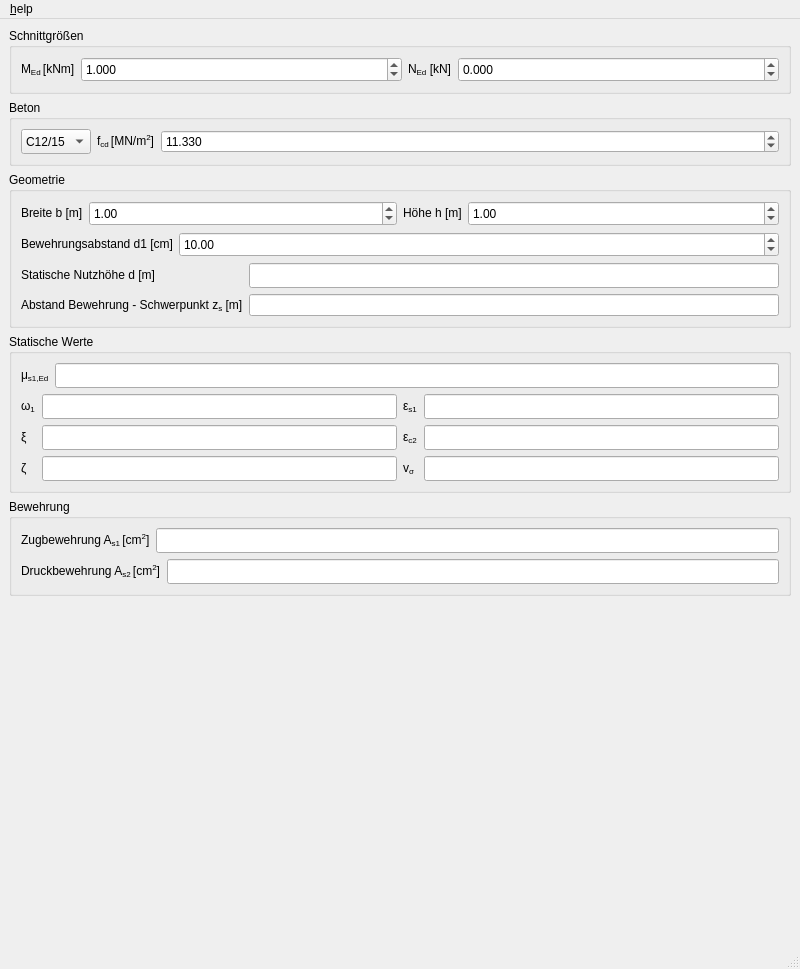
<?xml version="1.0" encoding="UTF-8"?>
<ui version="4.0">
 <class>MainWindow</class>
 <widget class="QMainWindow" name="MainWindow">
  <property name="geometry">
   <rect>
    <x>0</x>
    <y>0</y>
    <width>800</width>
    <height>969</height>
   </rect>
  </property>
  <property name="windowTitle">
   <string>Omega</string>
  </property>
  <property name="windowIcon">
   <iconset>
    <normaloff>omega.ico</normaloff>omega.ico</iconset>
  </property>
  <widget class="QWidget" name="centralwidget">
   <layout class="QHBoxLayout" name="horizontalLayout">
    <item>
     <layout class="QVBoxLayout" name="verticalLayout_2">
      <item>
       <widget class="QGroupBox" name="groupBox_2">
        <property name="styleSheet">
         <string notr="true"/>
        </property>
        <property name="title">
         <string>Schnittgrößen</string>
        </property>
        <property name="flat">
         <bool>false</bool>
        </property>
        <property name="checkable">
         <bool>false</bool>
        </property>
        <layout class="QHBoxLayout" name="horizontalLayout_5">
         <item>
          <layout class="QHBoxLayout" name="horizontalLayout_6">
           <item>
            <widget class="QLabel" name="label_8">
             <property name="toolTip">
              <string>&lt;html&gt;&lt;head/&gt;&lt;body&gt;&lt;p&gt;Bemessungsmoment M&lt;span style=&quot; vertical-align:sub;&quot;&gt;Ed&lt;/span&gt;&lt;/p&gt;&lt;/body&gt;&lt;/html&gt;</string>
             </property>
             <property name="text">
              <string>&lt;html&gt;&lt;head/&gt;&lt;body&gt;&lt;p&gt;M&lt;span style=&quot; vertical-align:sub;&quot;&gt;Ed &lt;/span&gt;[kNm]&lt;/p&gt;&lt;/body&gt;&lt;/html&gt;</string>
             </property>
            </widget>
           </item>
           <item>
            <widget class="QDoubleSpinBox" name="medSpinBox">
             <property name="sizePolicy">
              <sizepolicy hsizetype="Expanding" vsizetype="Fixed">
               <horstretch>0</horstretch>
               <verstretch>0</verstretch>
              </sizepolicy>
             </property>
             <property name="minimumSize">
              <size>
               <width>0</width>
               <height>25</height>
              </size>
             </property>
             <property name="maximumSize">
              <size>
               <width>16777215</width>
               <height>25</height>
              </size>
             </property>
             <property name="decimals">
              <number>3</number>
             </property>
             <property name="maximum">
              <double>99999999.000000000000000</double>
             </property>
             <property name="value">
              <double>1.000000000000000</double>
             </property>
            </widget>
           </item>
           <item>
            <widget class="QLabel" name="label_9">
             <property name="text">
              <string>&lt;html&gt;&lt;head/&gt;&lt;body&gt;&lt;p&gt;N&lt;span style=&quot; vertical-align:sub;&quot;&gt;Ed&lt;/span&gt; [kN]&lt;/p&gt;&lt;/body&gt;&lt;/html&gt;</string>
             </property>
            </widget>
           </item>
           <item>
            <widget class="QDoubleSpinBox" name="nedSpinBox">
             <property name="sizePolicy">
              <sizepolicy hsizetype="Expanding" vsizetype="Fixed">
               <horstretch>0</horstretch>
               <verstretch>0</verstretch>
              </sizepolicy>
             </property>
             <property name="minimumSize">
              <size>
               <width>0</width>
               <height>25</height>
              </size>
             </property>
             <property name="maximumSize">
              <size>
               <width>16777215</width>
               <height>25</height>
              </size>
             </property>
             <property name="decimals">
              <number>3</number>
             </property>
             <property name="minimum">
              <double>-999999990.000000000000000</double>
             </property>
             <property name="maximum">
              <double>99999999.000000000000000</double>
             </property>
             <property name="value">
              <double>0.000000000000000</double>
             </property>
            </widget>
           </item>
          </layout>
         </item>
        </layout>
       </widget>
      </item>
      <item>
       <widget class="QGroupBox" name="groupBox_3">
        <property name="title">
         <string>Beton</string>
        </property>
        <layout class="QVBoxLayout" name="verticalLayout_6">
         <item>
          <layout class="QHBoxLayout" name="horizontalLayout_7">
           <item>
            <widget class="QComboBox" name="concreteCombo">
             <property name="minimumSize">
              <size>
               <width>0</width>
               <height>25</height>
              </size>
             </property>
             <property name="maximumSize">
              <size>
               <width>16777215</width>
               <height>25</height>
              </size>
             </property>
             <item>
              <property name="text">
               <string>C12/15</string>
              </property>
             </item>
             <item>
              <property name="text">
               <string>C16/20</string>
              </property>
             </item>
             <item>
              <property name="text">
               <string>C20/25</string>
              </property>
             </item>
             <item>
              <property name="text">
               <string>C25/30</string>
              </property>
             </item>
             <item>
              <property name="text">
               <string>C30/37</string>
              </property>
             </item>
             <item>
              <property name="text">
               <string>C35/45</string>
              </property>
             </item>
             <item>
              <property name="text">
               <string>C40/50</string>
              </property>
             </item>
             <item>
              <property name="text">
               <string>C45/55</string>
              </property>
             </item>
             <item>
              <property name="text">
               <string>C50/60</string>
              </property>
             </item>
            </widget>
           </item>
           <item>
            <widget class="QLabel" name="label_11">
             <property name="text">
              <string>&lt;html&gt;&lt;head/&gt;&lt;body&gt;&lt;p&gt;f&lt;span style=&quot; vertical-align:sub;&quot;&gt;cd &lt;/span&gt;[MN/m&lt;span style=&quot; vertical-align:super;&quot;&gt;2&lt;/span&gt;]&lt;/p&gt;&lt;/body&gt;&lt;/html&gt;</string>
             </property>
            </widget>
           </item>
           <item>
            <widget class="QDoubleSpinBox" name="fcdSpinBox">
             <property name="sizePolicy">
              <sizepolicy hsizetype="Expanding" vsizetype="Fixed">
               <horstretch>0</horstretch>
               <verstretch>0</verstretch>
              </sizepolicy>
             </property>
             <property name="decimals">
              <number>3</number>
             </property>
             <property name="maximum">
              <double>9999999.990000000223517</double>
             </property>
             <property name="value">
              <double>11.330000000000000</double>
             </property>
            </widget>
           </item>
          </layout>
         </item>
        </layout>
       </widget>
      </item>
      <item>
       <widget class="QGroupBox" name="groupBox_4">
        <property name="title">
         <string>Geometrie</string>
        </property>
        <layout class="QHBoxLayout" name="horizontalLayout_13">
         <item>
          <layout class="QVBoxLayout" name="verticalLayout_7">
           <item>
            <layout class="QHBoxLayout" name="horizontalLayout_11">
             <item>
              <layout class="QHBoxLayout" name="horizontalLayout_8">
               <item>
                <widget class="QLabel" name="label_10">
                 <property name="text">
                  <string>&lt;html&gt;&lt;head/&gt;&lt;body&gt;&lt;p&gt;Breite b [m]&lt;/p&gt;&lt;/body&gt;&lt;/html&gt;</string>
                 </property>
                </widget>
               </item>
               <item>
                <widget class="QDoubleSpinBox" name="widthSpinBox">
                 <property name="sizePolicy">
                  <sizepolicy hsizetype="Expanding" vsizetype="Fixed">
                   <horstretch>0</horstretch>
                   <verstretch>0</verstretch>
                  </sizepolicy>
                 </property>
                 <property name="minimumSize">
                  <size>
                   <width>0</width>
                   <height>25</height>
                  </size>
                 </property>
                 <property name="maximumSize">
                  <size>
                   <width>16777215</width>
                   <height>25</height>
                  </size>
                 </property>
                 <property name="singleStep">
                  <double>0.100000000000000</double>
                 </property>
                 <property name="value">
                  <double>1.000000000000000</double>
                 </property>
                </widget>
               </item>
              </layout>
             </item>
             <item>
              <layout class="QHBoxLayout" name="horizontalLayout_10">
               <item>
                <widget class="QLabel" name="label_16">
                 <property name="text">
                  <string>&lt;html&gt;&lt;head/&gt;&lt;body&gt;&lt;p&gt;Höhe h [m]&lt;/p&gt;&lt;/body&gt;&lt;/html&gt;</string>
                 </property>
                </widget>
               </item>
               <item>
                <widget class="QDoubleSpinBox" name="heightSpinBox">
                 <property name="sizePolicy">
                  <sizepolicy hsizetype="Expanding" vsizetype="Fixed">
                   <horstretch>0</horstretch>
                   <verstretch>0</verstretch>
                  </sizepolicy>
                 </property>
                 <property name="minimumSize">
                  <size>
                   <width>0</width>
                   <height>25</height>
                  </size>
                 </property>
                 <property name="maximumSize">
                  <size>
                   <width>16777215</width>
                   <height>25</height>
                  </size>
                 </property>
                 <property name="singleStep">
                  <double>0.100000000000000</double>
                 </property>
                 <property name="value">
                  <double>1.000000000000000</double>
                 </property>
                </widget>
               </item>
              </layout>
             </item>
            </layout>
           </item>
           <item>
            <layout class="QHBoxLayout" name="horizontalLayout_9">
             <item>
              <widget class="QLabel" name="label_14">
               <property name="text">
                <string>&lt;html&gt;&lt;head/&gt;&lt;body&gt;&lt;p&gt;Bewehrungsabstand d1 [cm]&lt;/p&gt;&lt;/body&gt;&lt;/html&gt;</string>
               </property>
              </widget>
             </item>
             <item>
              <widget class="QDoubleSpinBox" name="d1SpinBox">
               <property name="sizePolicy">
                <sizepolicy hsizetype="Expanding" vsizetype="Fixed">
                 <horstretch>0</horstretch>
                 <verstretch>0</verstretch>
                </sizepolicy>
               </property>
               <property name="minimumSize">
                <size>
                 <width>0</width>
                 <height>25</height>
                </size>
               </property>
               <property name="maximumSize">
                <size>
                 <width>16777215</width>
                 <height>25</height>
                </size>
               </property>
               <property name="value">
                <double>10.000000000000000</double>
               </property>
              </widget>
             </item>
            </layout>
           </item>
           <item>
            <layout class="QGridLayout" name="gridLayout_2">
             <item row="0" column="0">
              <widget class="QLabel" name="label_12">
               <property name="text">
                <string>&lt;html&gt;&lt;head/&gt;&lt;body&gt;&lt;p&gt;Statische Nutzhöhe d [m]&lt;/p&gt;&lt;/body&gt;&lt;/html&gt;</string>
               </property>
              </widget>
             </item>
             <item row="0" column="1">
              <widget class="QLineEdit" name="outD">
               <property name="minimumSize">
                <size>
                 <width>0</width>
                 <height>25</height>
                </size>
               </property>
               <property name="maximumSize">
                <size>
                 <width>16777215</width>
                 <height>25</height>
                </size>
               </property>
               <property name="sizeIncrement">
                <size>
                 <width>0</width>
                 <height>0</height>
                </size>
               </property>
               <property name="readOnly">
                <bool>true</bool>
               </property>
              </widget>
             </item>
             <item row="1" column="0">
              <widget class="QLabel" name="label_15">
               <property name="text">
                <string>&lt;html&gt;&lt;head/&gt;&lt;body&gt;&lt;p&gt;Abstand Bewehrung - Schwerpunkt z&lt;span style=&quot; vertical-align:sub;&quot;&gt;s&lt;/span&gt; [m]&lt;/p&gt;&lt;/body&gt;&lt;/html&gt;</string>
               </property>
              </widget>
             </item>
             <item row="1" column="1">
              <widget class="QLineEdit" name="outZs">
               <property name="maximumSize">
                <size>
                 <width>16777215</width>
                 <height>25</height>
                </size>
               </property>
               <property name="readOnly">
                <bool>true</bool>
               </property>
              </widget>
             </item>
            </layout>
           </item>
          </layout>
         </item>
        </layout>
       </widget>
      </item>
      <item>
       <widget class="QGroupBox" name="groupBox">
        <property name="title">
         <string>Statische Werte</string>
        </property>
        <layout class="QHBoxLayout" name="horizontalLayout_14">
         <item>
          <layout class="QVBoxLayout" name="verticalLayout_8">
           <item>
            <layout class="QHBoxLayout" name="horizontalLayout_15">
             <item>
              <widget class="QLabel" name="label">
               <property name="text">
                <string>&lt;html&gt;&lt;head/&gt;&lt;body&gt;&lt;p&gt;μ&lt;span style=&quot; vertical-align:sub;&quot;&gt;s1,Ed&lt;/span&gt;&lt;/p&gt;&lt;/body&gt;&lt;/html&gt;</string>
               </property>
              </widget>
             </item>
             <item>
              <widget class="QLineEdit" name="outMuS1Ed">
               <property name="minimumSize">
                <size>
                 <width>0</width>
                 <height>25</height>
                </size>
               </property>
               <property name="maximumSize">
                <size>
                 <width>16777215</width>
                 <height>25</height>
                </size>
               </property>
               <property name="readOnly">
                <bool>true</bool>
               </property>
              </widget>
             </item>
            </layout>
           </item>
           <item>
            <layout class="QGridLayout" name="gridLayout">
             <item row="0" column="0">
              <widget class="QLabel" name="label_2">
               <property name="text">
                <string>&lt;html&gt;&lt;head/&gt;&lt;body&gt;&lt;p&gt;ω&lt;span style=&quot; vertical-align:sub;&quot;&gt;1&lt;/span&gt;&lt;/p&gt;&lt;/body&gt;&lt;/html&gt;</string>
               </property>
              </widget>
             </item>
             <item row="0" column="1">
              <widget class="QLineEdit" name="outOmega1">
               <property name="minimumSize">
                <size>
                 <width>0</width>
                 <height>25</height>
                </size>
               </property>
               <property name="maximumSize">
                <size>
                 <width>16777215</width>
                 <height>25</height>
                </size>
               </property>
               <property name="readOnly">
                <bool>true</bool>
               </property>
              </widget>
             </item>
             <item row="0" column="2">
              <widget class="QLabel" name="label_6">
               <property name="text">
                <string>&lt;html&gt;&lt;head/&gt;&lt;body&gt;&lt;p&gt;ε&lt;span style=&quot; vertical-align:sub;&quot;&gt;s1&lt;/span&gt;&lt;/p&gt;&lt;/body&gt;&lt;/html&gt;</string>
               </property>
              </widget>
             </item>
             <item row="0" column="3">
              <widget class="QLineEdit" name="outEpsS1">
               <property name="minimumSize">
                <size>
                 <width>0</width>
                 <height>25</height>
                </size>
               </property>
               <property name="maximumSize">
                <size>
                 <width>16777215</width>
                 <height>25</height>
                </size>
               </property>
               <property name="readOnly">
                <bool>true</bool>
               </property>
              </widget>
             </item>
             <item row="1" column="0">
              <widget class="QLabel" name="label_3">
               <property name="text">
                <string>&lt;html&gt;&lt;head/&gt;&lt;body&gt;&lt;p&gt;ξ&lt;/p&gt;&lt;/body&gt;&lt;/html&gt;</string>
               </property>
              </widget>
             </item>
             <item row="1" column="1">
              <widget class="QLineEdit" name="outXi">
               <property name="minimumSize">
                <size>
                 <width>0</width>
                 <height>25</height>
                </size>
               </property>
               <property name="maximumSize">
                <size>
                 <width>16777215</width>
                 <height>25</height>
                </size>
               </property>
               <property name="readOnly">
                <bool>true</bool>
               </property>
              </widget>
             </item>
             <item row="1" column="2">
              <widget class="QLabel" name="label_5">
               <property name="text">
                <string>&lt;html&gt;&lt;head/&gt;&lt;body&gt;&lt;p&gt;ε&lt;span style=&quot; vertical-align:sub;&quot;&gt;c2&lt;/span&gt;&lt;/p&gt;&lt;/body&gt;&lt;/html&gt;</string>
               </property>
              </widget>
             </item>
             <item row="1" column="3">
              <widget class="QLineEdit" name="outEpsC2">
               <property name="minimumSize">
                <size>
                 <width>0</width>
                 <height>25</height>
                </size>
               </property>
               <property name="maximumSize">
                <size>
                 <width>16777215</width>
                 <height>25</height>
                </size>
               </property>
               <property name="readOnly">
                <bool>true</bool>
               </property>
              </widget>
             </item>
             <item row="2" column="0">
              <widget class="QLabel" name="label_4">
               <property name="text">
                <string>&lt;html&gt;&lt;head/&gt;&lt;body&gt;&lt;p&gt;ζ&lt;/p&gt;&lt;/body&gt;&lt;/html&gt;</string>
               </property>
              </widget>
             </item>
             <item row="2" column="1">
              <widget class="QLineEdit" name="outZeta">
               <property name="minimumSize">
                <size>
                 <width>0</width>
                 <height>25</height>
                </size>
               </property>
               <property name="maximumSize">
                <size>
                 <width>16777215</width>
                 <height>25</height>
                </size>
               </property>
               <property name="readOnly">
                <bool>true</bool>
               </property>
              </widget>
             </item>
             <item row="2" column="2">
              <widget class="QLabel" name="label_7">
               <property name="text">
                <string>&lt;html&gt;&lt;head/&gt;&lt;body&gt;&lt;p&gt;v&lt;span style=&quot; vertical-align:sub;&quot;&gt;σ&lt;/span&gt;&lt;/p&gt;&lt;/body&gt;&lt;/html&gt;</string>
               </property>
              </widget>
             </item>
             <item row="2" column="3">
              <widget class="QLineEdit" name="outVSigma">
               <property name="minimumSize">
                <size>
                 <width>0</width>
                 <height>25</height>
                </size>
               </property>
               <property name="maximumSize">
                <size>
                 <width>16777215</width>
                 <height>25</height>
                </size>
               </property>
               <property name="readOnly">
                <bool>true</bool>
               </property>
              </widget>
             </item>
            </layout>
           </item>
          </layout>
         </item>
        </layout>
       </widget>
      </item>
      <item>
       <widget class="QGroupBox" name="groupBox_5">
        <property name="title">
         <string>Bewehrung</string>
        </property>
        <layout class="QVBoxLayout" name="verticalLayout">
         <item>
          <layout class="QHBoxLayout" name="horizontalLayout_17">
           <item>
            <widget class="QLabel" name="label_13">
             <property name="text">
              <string>&lt;html&gt;&lt;head/&gt;&lt;body&gt;&lt;p&gt;Zugbewehrung A&lt;span style=&quot; vertical-align:sub;&quot;&gt;s1 &lt;/span&gt;[cm&lt;span style=&quot; vertical-align:super;&quot;&gt;2&lt;/span&gt;]&lt;/p&gt;&lt;/body&gt;&lt;/html&gt;</string>
             </property>
            </widget>
           </item>
           <item>
            <widget class="QLineEdit" name="outAs1">
             <property name="minimumSize">
              <size>
               <width>0</width>
               <height>25</height>
              </size>
             </property>
             <property name="maximumSize">
              <size>
               <width>16777215</width>
               <height>25</height>
              </size>
             </property>
             <property name="readOnly">
              <bool>true</bool>
             </property>
            </widget>
           </item>
          </layout>
         </item>
         <item>
          <layout class="QHBoxLayout" name="horizontalLayout_18">
           <item>
            <widget class="QLabel" name="label_17">
             <property name="text">
              <string>&lt;html&gt;&lt;head/&gt;&lt;body&gt;&lt;p&gt;Druckbewehrung A&lt;span style=&quot; vertical-align:sub;&quot;&gt;s2 &lt;/span&gt;[cm&lt;span style=&quot; vertical-align:super;&quot;&gt;2&lt;/span&gt;]&lt;/p&gt;&lt;/body&gt;&lt;/html&gt;</string>
             </property>
            </widget>
           </item>
           <item>
            <widget class="QLineEdit" name="outAs2">
             <property name="minimumSize">
              <size>
               <width>0</width>
               <height>25</height>
              </size>
             </property>
             <property name="maximumSize">
              <size>
               <width>16777215</width>
               <height>25</height>
              </size>
             </property>
             <property name="readOnly">
              <bool>true</bool>
             </property>
            </widget>
           </item>
          </layout>
         </item>
        </layout>
       </widget>
      </item>
      <item>
       <spacer name="verticalSpacer">
        <property name="orientation">
         <enum>Qt::Vertical</enum>
        </property>
        <property name="sizeHint" stdset="0">
         <size>
          <width>20</width>
          <height>40</height>
         </size>
        </property>
       </spacer>
      </item>
     </layout>
    </item>
   </layout>
  </widget>
  <widget class="QMenuBar" name="menubar">
   <property name="geometry">
    <rect>
     <x>0</x>
     <y>0</y>
     <width>800</width>
     <height>23</height>
    </rect>
   </property>
   <widget class="QMenu" name="menu_Help">
    <property name="title">
     <string>&amp;help</string>
    </property>
    <addaction name="actionAbout"/>
   </widget>
   <addaction name="menu_Help"/>
  </widget>
  <widget class="QStatusBar" name="statusbar"/>
  <action name="action_Help">
   <property name="text">
    <string>&amp;Help</string>
   </property>
  </action>
  <action name="actionAbout">
   <property name="text">
    <string>about ...</string>
   </property>
  </action>
 </widget>
 <resources/>
 <connections/>
</ui>
